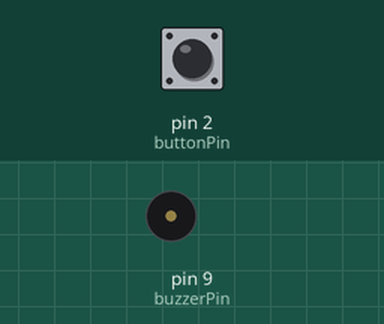
Bench run of a sketch on a simulated Arduino Uno, built with avr-gcc and run on an emulated ATmega328P. On the bench: buzzer (waves = sounding, pin HIGH). The inputs (shaded band) are chosen by the test bench; at power-on: pin 2 (buttonPin) HIGH.

Above: at 1.2 s.
1.3 s: pin 2 (buttonPin) pulsed LOW 2 times (0.12 s each, 0.3 s apart)
At 2.1 s:
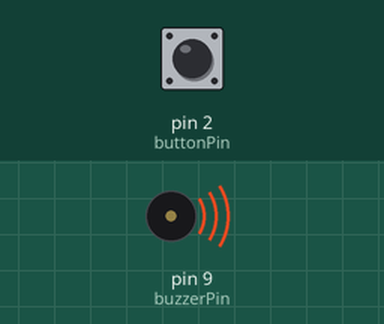
3.4 s: pin 2 (buttonPin) pulled LOW for 0.15 s
At 4.7 s:
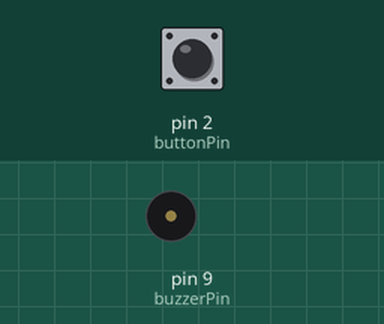
Timing chart, 0 to 6.4 s (numbered marks = the images above; inputs shaded):
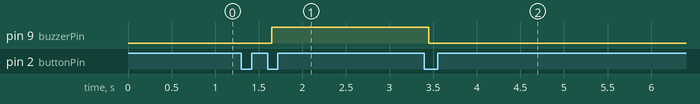

The sketch:

ex1.ino
```cpp
const int buttonPin = 2;
const int buzzerPin = 9;

unsigned long lastDebounceTime = 0;
unsigned long debounceDelay = 50;
unsigned long lastButtonPressTime = 0;
unsigned long doubleClickThreshold = 400;

// Initial
int buttonState = HIGH;
int lastButtonState = HIGH;
int buzzerState = LOW;

enum ButtonPress { NONE, SINGLE_CLICK, DOUBLE_CLICK };
ButtonPress buttonPress = NONE;

void setup() {
  pinMode(buttonPin, INPUT_PULLUP);
  pinMode(buzzerPin, OUTPUT);
  digitalWrite(buzzerPin, buzzerState);
}

void loop() {
  int reading = digitalRead(buttonPin);

  if (reading != lastButtonState) {
    lastDebounceTime = millis();
  }

  if ((millis() - lastDebounceTime) > debounceDelay) {
    if (reading != buttonState) {
      buttonState = reading;

      if (buttonState == LOW) {
        unsigned long currentTime = millis();
        if (currentTime - lastButtonPressTime < doubleClickThreshold) {
          buttonPress = DOUBLE_CLICK;
        } else {
          buttonPress = SINGLE_CLICK;
        }
        lastButtonPressTime = currentTime;
      }
    }
  }

  if (buttonPress == SINGLE_CLICK) {
    buzzerState = LOW;
    digitalWrite(buzzerPin, buzzerState);
    buttonPress = NONE;
  } else if (buttonPress == DOUBLE_CLICK) {
    buzzerState = HIGH;
    digitalWrite(buzzerPin, buzzerState);
    buttonPress = NONE;
  }

  lastButtonState = reading;
}
```

Measured:
- after the input at 1.3 s, pin 9 (buzzerPin): LOW → HIGH after 0.35 s
- after the input at 3.4 s, pin 9 (buzzerPin): HIGH → LOW after 0.05 s
